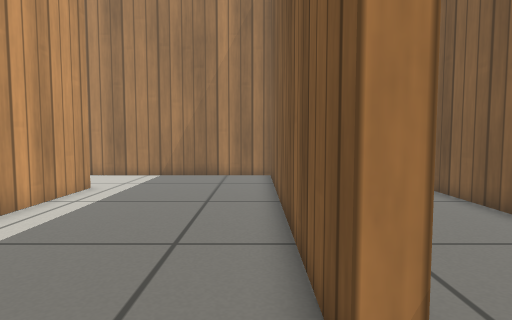
[1] (above)

12 first-person views from a walk through a Gazebo world. The camera is 0.49 m above the floor, tilts 4° down and sees 75° across. The floor is counted in squares, 0.25 m on a side. Each view is taken from the middle of a square. On the plan, view 1 faces up. The plan holds only what a view shows up to about 18 squares ahead; the rest is blank. The robots in the file are not drawn. Simple patterns stand in for the simulator's built-in surfaces.

[2]
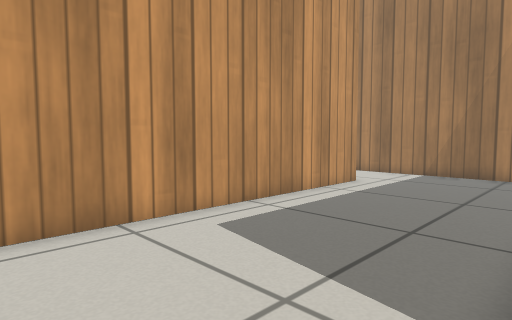

[3]
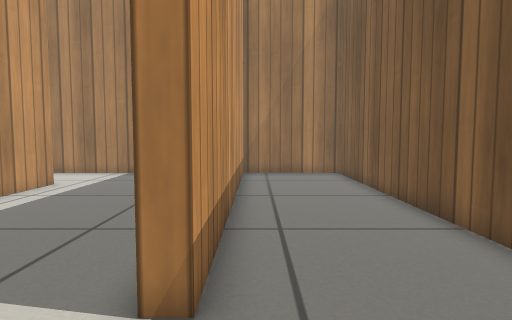

[4]
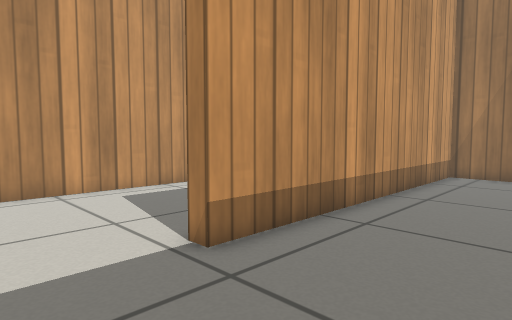

[5]
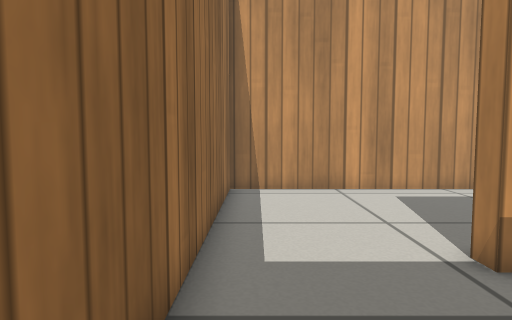

[6]
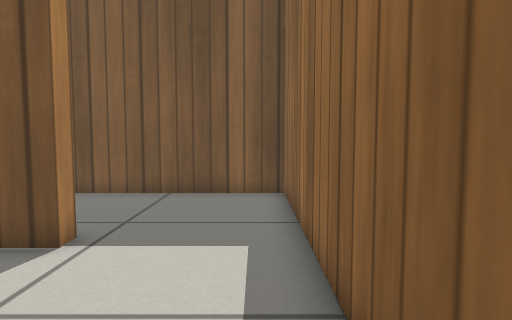

[7]
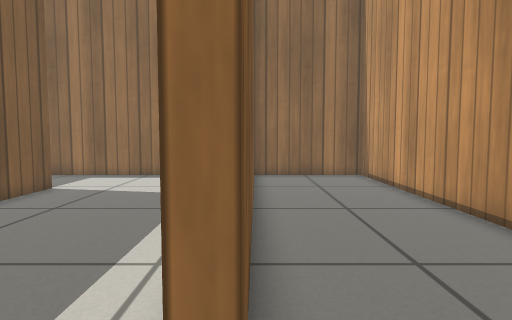

[8]
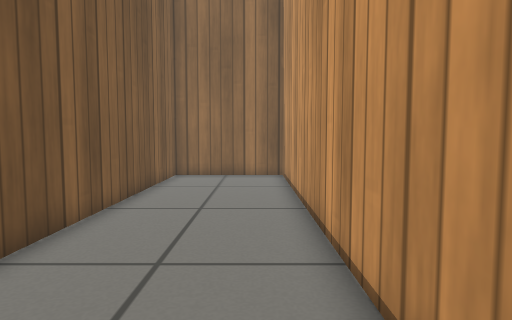

[9]
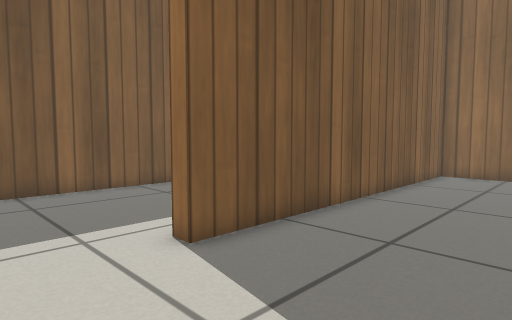

[10]
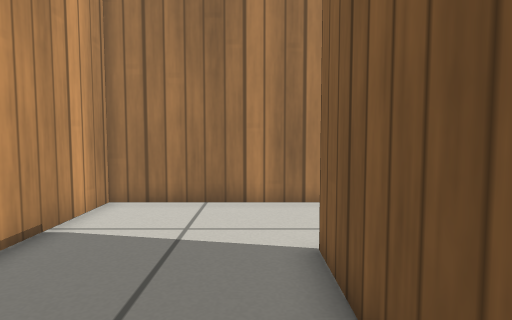

[11]
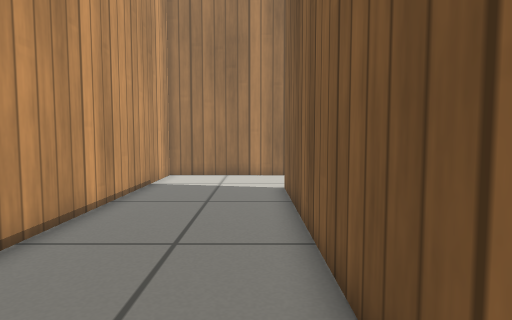

[12]
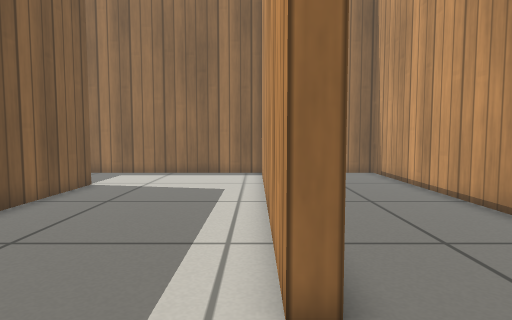

### Floor plan
Points are (right, up) in squares from view 1. A wall is a line through its corners. A room is listed if a view was taken in it or the views show most of it. See-through windows are left out.
Room 1 (views 1, 6)
walls: (-6.3, 12.6) (-6.3, -2) (0.4, -2); (0.7, 2.5) (0.7, 16.1); (0.7, 16.8) (-5.5, 16.8)
ways out: opening at (1, 0.5) to room 2; opening at (-6.5, 14.5) to room 3
Room 2 (views 2, 3, 4, 5)
walls: (0.4, -2) (6.4, -2) (6.4, 16.8) (1.3, 16.8) (1.3, 2.5) (0.7, 2.5)
ways out: opening at (1, 0.5) to room 1
Room 3 (views 7, 8, 9, 10, 11, 12)
walls: (-5.5, 16.8) (-12.4, 16.8) (-12.4, -2) (-6.9, -2) (-6.9, 12.6) (-6.3, 12.6)
ways out: opening at (-6.5, 14.5) to room 1

Positions as (right, up) in squares from view 1, and headings:
1: (0, 0), facing up
2: (1, -1), facing up-left
3: (2, -1), facing up
4: (6, -1), facing up-left
5: (6, -1), facing left
6: (-5, -1), facing right
7: (-7, 15), facing down
8: (-11, 15), facing down
9: (-12, 16), facing down-right
10: (-8, 7), facing up
11: (-8, 0), facing up
12: (-6, 16), facing down
